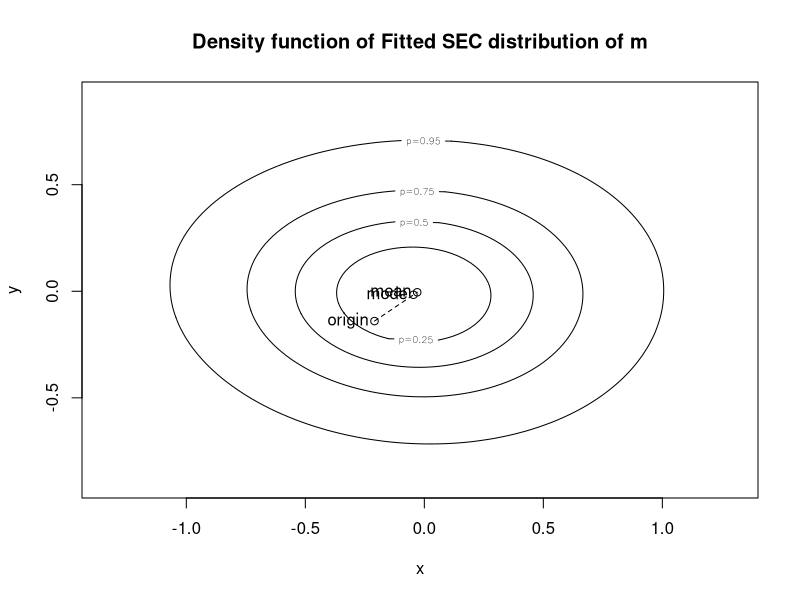
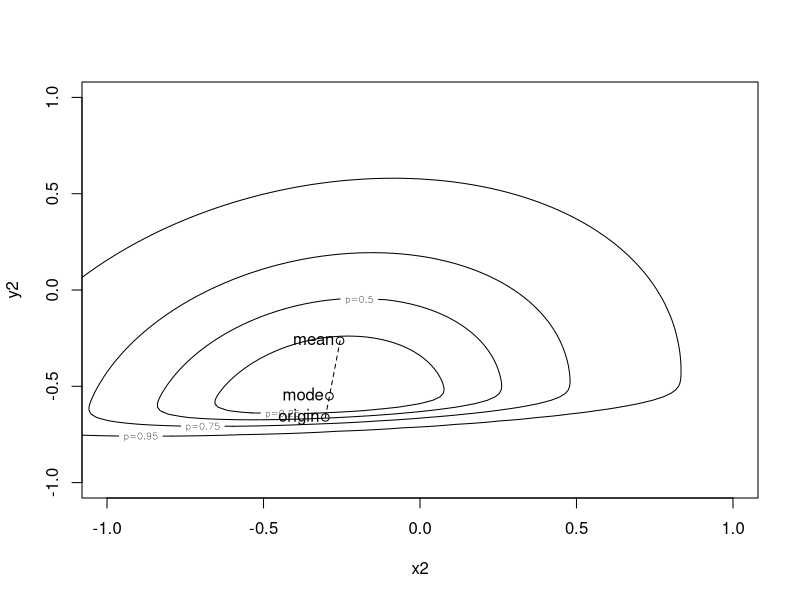
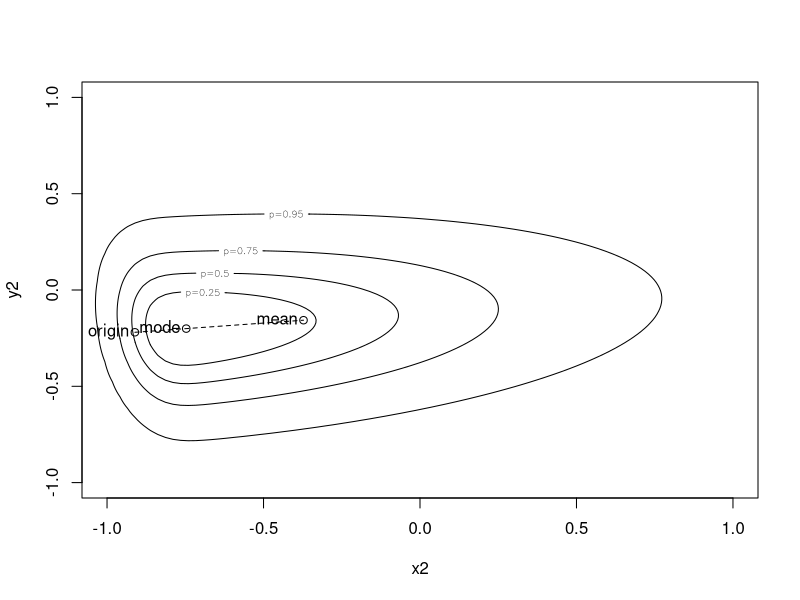
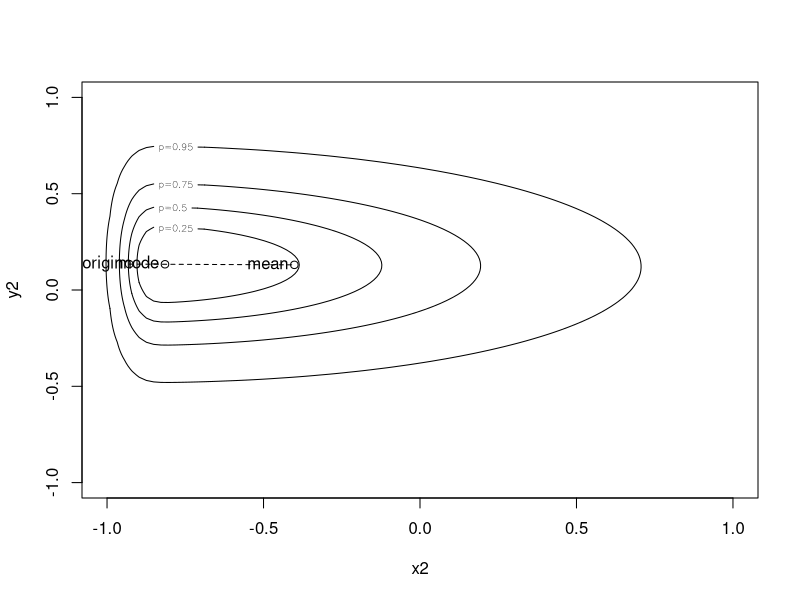
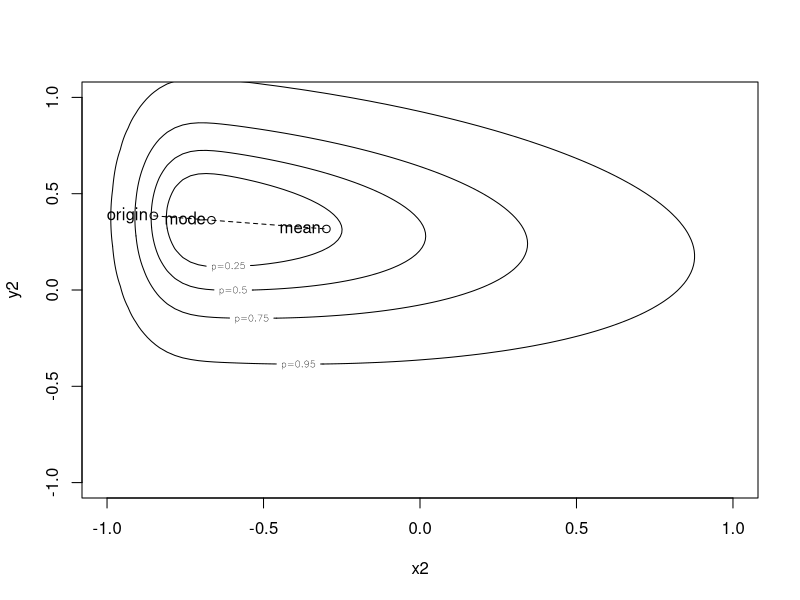
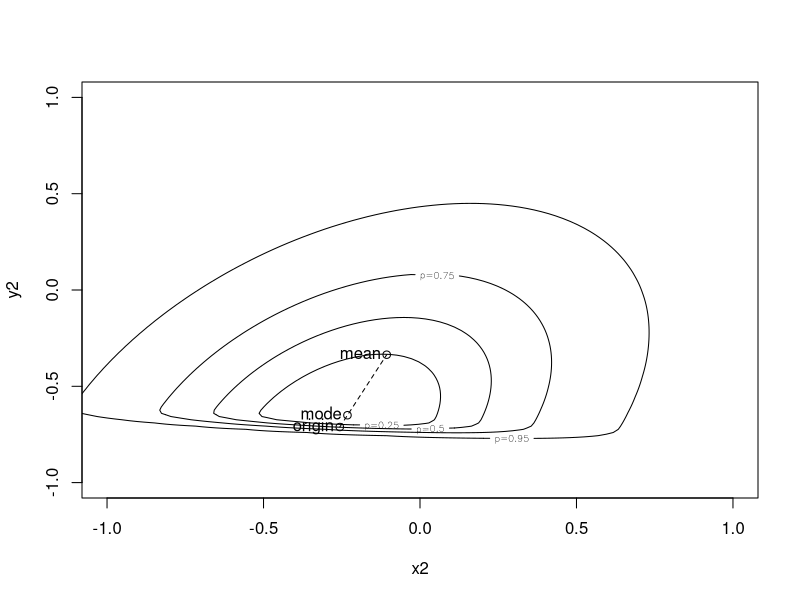
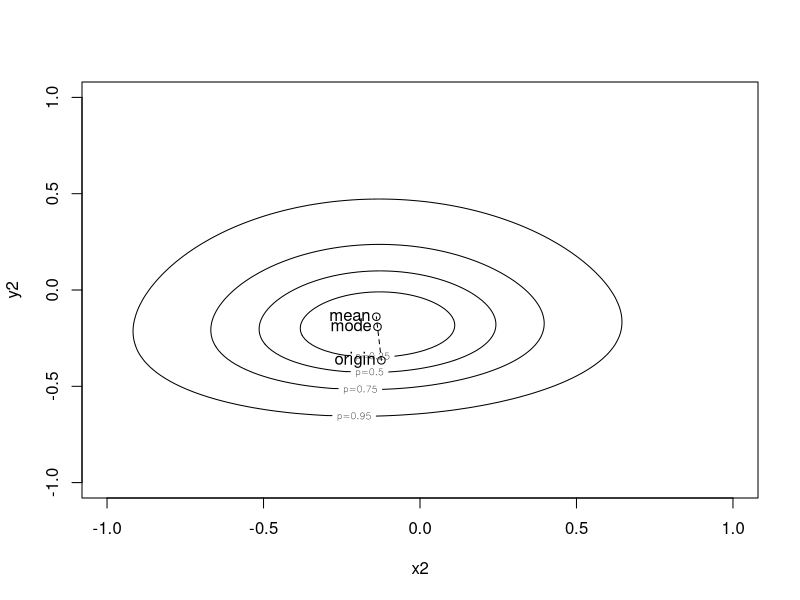
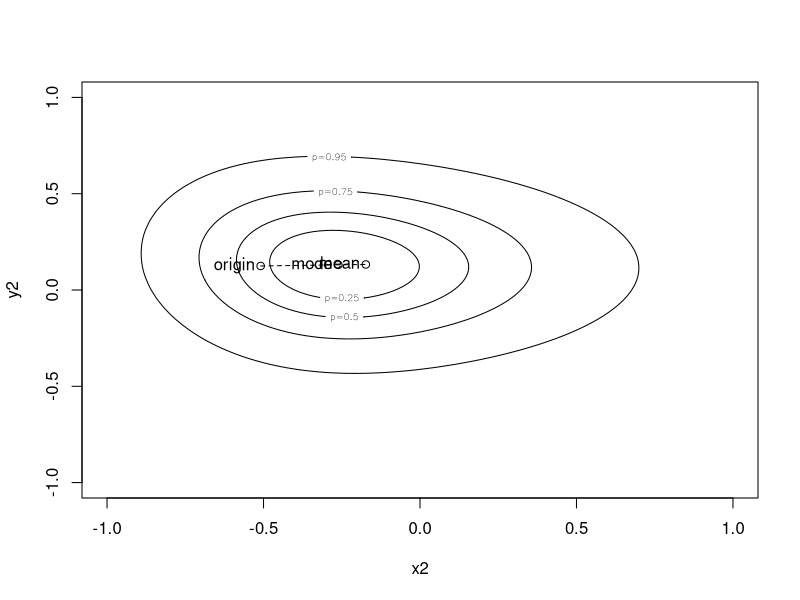

These figures' R source, in order:
dat = read.csv('../../data/Clarke2013/ProcessedFixations.txt', header=FALSE)
names(dat) = c('person', 'image', 'fixnum', 'onset', 'offset', 'x', 'y')
# remove NAs
dat = dat[which(is.finite(dat$x) & is.finite(dat$y)),]
# normalise
dat$x = (dat$x - 400)/400
dat$y = (dat$y - 300)/400
dat = dat[-which(dat$fixnum==1),]
# library(ggplot2)


# plt = ggplot(dat, aes(x=x, y=y))+stat_density2d(geom="tile", aes(fill = ..density..), contour = FALSE)
# plt = plt + scale_fill_gradient() 
# plt

library(sn)

m = (selm(data=dat, formula= cbind(x,y)~1, family='SN'))
centralBias = extractSECdistr(m)
show(centralBias)
plot(centralBias)



# get saccade info
sacc = read.csv('clarke2013saccs.txt', header=FALSE)
 names(sacc) = c("x1", "y1", "x2", "y2")
# over a sliding window
 n = 0.25

ii = 0
 for (x in seq(-1+n, 1-n, 2*n))
 {
	 ii = ii + 1
	 jj = 0
	 for (y in seq(-1+n, 1-n, 2*n))
	 {	
		
		jj = jj + 1
	 	idx = which(sacc$x1>(x-n) & sacc$x1<(x+n) & sacc$y1>(y-n) & sacc$y1<(y+n))
	 	m = (selm(data=sacc[idx,], formula= cbind(x2,y2)~1, family='SN'))
		centralBias = extractSECdistr(m)
		show(centralBias)
		
		png(paste('flowFigures/saccEndByX', ii, 'Y', jj, '.pdf', sep=''))
		plot(centralBias, main=NULL, xlim=c(-1,1), ylim=c(-1,1))
		
		dev.off()
	}
 }
